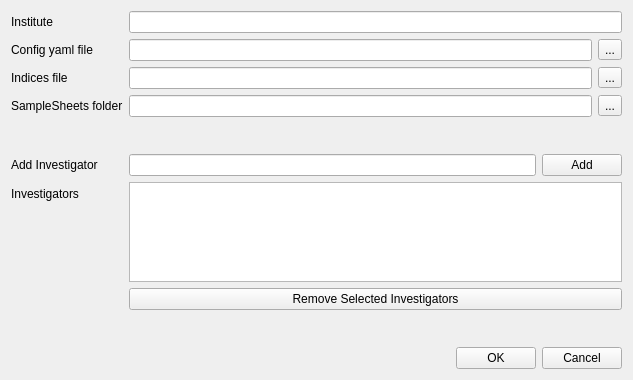
<?xml version="1.0" encoding="UTF-8"?>
<ui version="4.0">
 <class>Form</class>
 <widget class="QWidget" name="Form">
  <property name="geometry">
   <rect>
    <x>0</x>
    <y>0</y>
    <width>633</width>
    <height>380</height>
   </rect>
  </property>
  <property name="windowTitle">
   <string>Form</string>
  </property>
  <layout class="QFormLayout" name="formLayout">
   <item row="0" column="0">
    <widget class="QLabel" name="label_3">
     <property name="text">
      <string>Institute</string>
     </property>
    </widget>
   </item>
   <item row="0" column="1">
    <widget class="QLineEdit" name="lineEdit_institute"/>
   </item>
   <item row="1" column="1">
    <layout class="QHBoxLayout" name="horizontalLayout_configfile">
     <item>
      <widget class="QLineEdit" name="lineEdit_config_file"/>
     </item>
     <item>
      <widget class="QToolButton" name="toolButton_config_file">
       <property name="text">
        <string>...</string>
       </property>
      </widget>
     </item>
    </layout>
   </item>
   <item row="2" column="0">
    <widget class="QLabel" name="lbl_1">
     <property name="text">
      <string>Indices file</string>
     </property>
    </widget>
   </item>
   <item row="2" column="1">
    <layout class="QHBoxLayout" name="horizontalLayout">
     <item>
      <widget class="QLineEdit" name="lineEdit_indices_file"/>
     </item>
     <item>
      <widget class="QToolButton" name="toolButton_indices_file">
       <property name="text">
        <string>...</string>
       </property>
      </widget>
     </item>
    </layout>
   </item>
   <item row="3" column="0">
    <widget class="QLabel" name="label_2">
     <property name="text">
      <string>SampleSheets folder</string>
     </property>
    </widget>
   </item>
   <item row="3" column="1">
    <layout class="QHBoxLayout" name="horizontalLayout_4">
     <item>
      <widget class="QLineEdit" name="lineEdit_samplesheets_folder"/>
     </item>
     <item>
      <widget class="QToolButton" name="toolButton_samplesheets_folder">
       <property name="text">
        <string>...</string>
       </property>
      </widget>
     </item>
    </layout>
   </item>
   <item row="6" column="1">
    <spacer name="verticalSpacer_3">
     <property name="orientation">
      <enum>Qt::Vertical</enum>
     </property>
     <property name="sizeHint" stdset="0">
      <size>
       <width>20</width>
       <height>15</height>
      </size>
     </property>
    </spacer>
   </item>
   <item row="7" column="0">
    <widget class="QLabel" name="label_5">
     <property name="text">
      <string>Add Investigator</string>
     </property>
    </widget>
   </item>
   <item row="7" column="1">
    <layout class="QHBoxLayout" name="horizontalLayout_5">
     <item>
      <widget class="QLineEdit" name="lineEdit_add_investigator"/>
     </item>
     <item>
      <widget class="QPushButton" name="pushButton_add_investigator">
       <property name="text">
        <string>Add</string>
       </property>
      </widget>
     </item>
    </layout>
   </item>
   <item row="8" column="0">
    <widget class="QLabel" name="label_4">
     <property name="text">
      <string>Investigators</string>
     </property>
    </widget>
   </item>
   <item row="8" column="1">
    <widget class="QListWidget" name="listWidget_investigators">
     <property name="maximumSize">
      <size>
       <width>16777215</width>
       <height>100</height>
      </size>
     </property>
    </widget>
   </item>
   <item row="10" column="1">
    <widget class="QPushButton" name="pushButton_remove_investigators">
     <property name="text">
      <string>Remove Selected Investigators</string>
     </property>
    </widget>
   </item>
   <item row="11" column="1">
    <spacer name="verticalSpacer">
     <property name="orientation">
      <enum>Qt::Vertical</enum>
     </property>
     <property name="sizeHint" stdset="0">
      <size>
       <width>20</width>
       <height>15</height>
      </size>
     </property>
    </spacer>
   </item>
   <item row="12" column="1">
    <layout class="QHBoxLayout" name="horizontalLayout_2">
     <item>
      <spacer name="horizontalSpacer">
       <property name="orientation">
        <enum>Qt::Horizontal</enum>
       </property>
       <property name="sizeHint" stdset="0">
        <size>
         <width>40</width>
         <height>20</height>
        </size>
       </property>
      </spacer>
     </item>
     <item>
      <widget class="QPushButton" name="btn_ok">
       <property name="text">
        <string>OK</string>
       </property>
      </widget>
     </item>
     <item>
      <widget class="QPushButton" name="btn_cancel">
       <property name="text">
        <string>Cancel</string>
       </property>
      </widget>
     </item>
    </layout>
   </item>
   <item row="1" column="0">
    <widget class="QLabel" name="label_6">
     <property name="text">
      <string>Config yaml file</string>
     </property>
    </widget>
   </item>
  </layout>
 </widget>
 <resources/>
 <connections/>
</ui>
